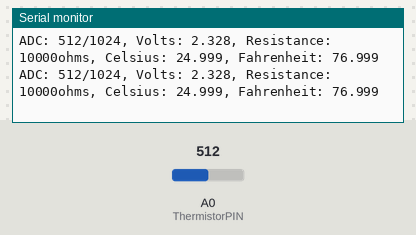
Simulated run of this sketch. Board: Arduino Uno, built with avr-gcc and run on an emulated ATmega328P. Parts: the last lines printed to the serial monitor. The test bench sets the inputs (shaded band); at power-on: A0 (ThermistorPIN) = 512.

Above: at 1.2 s.
1.3 s: A0 (ThermistorPIN) set to 0
At 1.34 s:
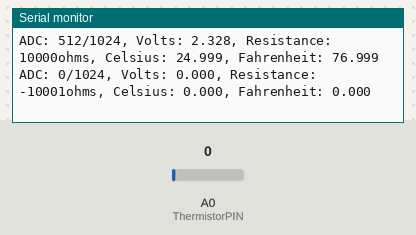
4.3 s: A0 (ThermistorPIN) set to 122
At 4.3 s:
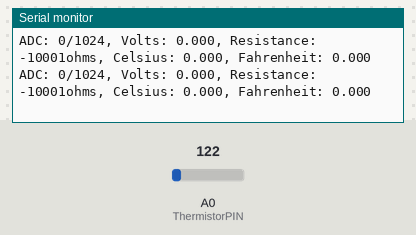
5.8 s: A0 (ThermistorPIN) set to 0
At 5.84 s:
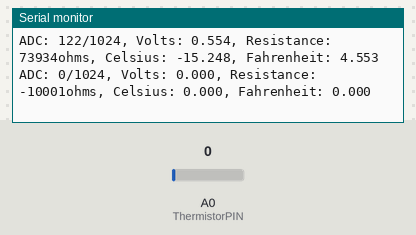
Timing chart, 0 to 8.8 s (numbered marks = the images above; inputs shaded):
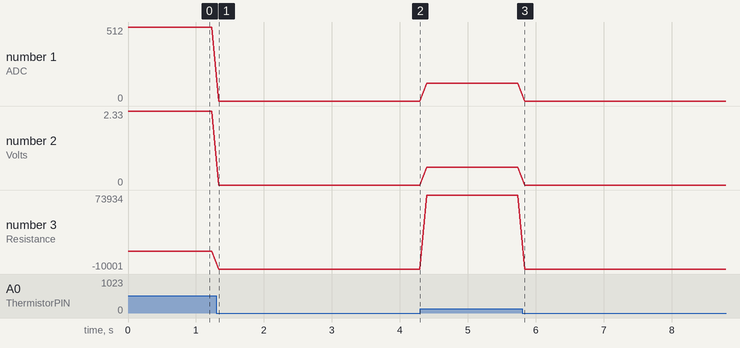

Measured:
- after the input at 1.3 s, the serial monitor: prints a new line at once (image 1)
- plotted number 1: 512 → 0 after the input at 1.3 s, 0 → 122 after the input at 4.3 s
- plotted number 2: 2.33 → 0 after the input at 1.3 s, 0 → 0.55 after the input at 4.3 s
- plotted number 3: 10000 → -10001 after the input at 1.3 s, -10001 → 73934 after the input at 4.3 s

The sketch:

TemperatureLogger.ino
```cpp
#include <math.h>
//Schematic:
// [Ground] ---- [10k-Resister] -------|------- [Thermistor] ---- [+5v]
//                                     |
//                                Analog Pin 0

double Thermistor(int RawADC) {
 // Inputs ADC Value from Thermistor and outputs Temperature in Celsius
 //  requires: include <math.h>
 // Utilizes the Steinhart-Hart Thermistor Equation:
 //    Temperature in Kelvin = 1 / {A + B[ln(R)] + C[ln(R)]^3}
 //    where A = 0.001129148, B = 0.000234125 and C = 8.76741E-08
 long Resistance;  double Temp;  // Dual-Purpose variable to save space.
 Resistance=((10240000/RawADC) - 10000);  // Assuming a 10k Thermistor.  Calculation is actually: Resistance = (1024 * BalanceResistor/ADC) - BalanceResistor
 Temp = log(Resistance); // Saving the Log(resistance) so not to calculate it 4 times later. // "Temp" means "Temporary" on this line.
 Temp = 1 / (0.001129148 + (0.000234125 * Temp) + (0.0000000876741 * Temp * Temp * Temp));   // Now it means both "Temporary" and "Temperature"
 Temp = Temp - 273.15;  // Convert Kelvin to Celsius                                         // Now it only means "Temperature"

 // BEGIN- Remove these lines for the function not to display anything
  Serial.print("ADC: "); Serial.print(RawADC); Serial.print("/1024");  // Print out RAW ADC Number
  Serial.print(", Volts: "); printDouble(((RawADC*4.656)/1024.0),3);   // 4.860 volts is what my USB Port outputs.
  Serial.print(", Resistance: "); Serial.print(Resistance); Serial.print("ohms");
 // END- Remove these lines for the function not to display anything

 // Uncomment this line for the function to return Fahrenheit instead.
 //Temp = (Temp * 9.0)/ 5.0 + 32.0; // Convert to Fahrenheit
 return Temp;  // Return the Temperature
}

void printDouble(double val, byte precision) {
  // prints val with number of decimal places determine by precision
  // precision is a number from 0 to 6 indicating the desired decimal places
  // example: printDouble(3.1415, 2); // prints 3.14 (two decimal places)
  Serial.print (int(val));  //prints the int part
  if( precision > 0) {
    Serial.print("."); // print the decimal point
    unsigned long frac, mult = 1;
    byte padding = precision -1;
    while(precision--) mult *=10;
    if(val >= 0) frac = (val - int(val)) * mult; else frac = (int(val) - val) * mult;
    unsigned long frac1 = frac;
    while(frac1 /= 10) padding--;
    while(padding--) Serial.print("0");
    Serial.print(frac,DEC) ;
  }
}

void setup() {
 Serial.begin(115200);
}

#define ThermistorPIN 0   // Analog Pin 0
double temp;
void loop() {
 temp=Thermistor(analogRead(ThermistorPIN));           // read ADC and convert it to Celsius
 Serial.print(", Celsius: "); printDouble(temp,3);     // display Celsius
 temp = (temp * 9.0)/ 5.0 + 32.0;                      // converts to Fahrenheit
 Serial.print(", Fahrenheit: "); printDouble(temp,3);  // display Fahrenheit
 Serial.println("");                                   // End of Line
 delay(100);                                           // Delay a bit... for fun, and to not Serial.print faster than the serial connection can output
}
```
